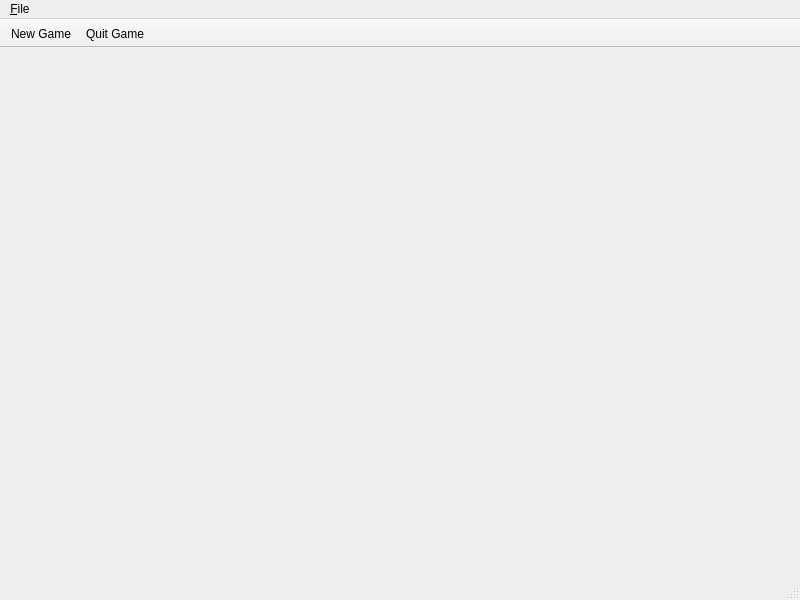
<?xml version="1.0" encoding="UTF-8"?>
<ui version="4.0">
 <class>MainWindow</class>
 <widget class="QMainWindow" name="MainWindow">
  <property name="geometry">
   <rect>
    <x>0</x>
    <y>0</y>
    <width>800</width>
    <height>600</height>
   </rect>
  </property>
  <property name="windowTitle">
   <string>TicToc fucking Toe</string>
  </property>
  <property name="windowIcon">
   <iconset resource="resources.qrc">
    <normaloff>:/icons/O3.png</normaloff>:/icons/O3.png</iconset>
  </property>
  <widget class="QWidget" name="centralwidget">
   <layout class="QGridLayout" name="gridLayout">
    <item row="2" column="0">
     <widget class="QLabel" name="player2">
      <property name="text">
       <string/>
      </property>
      <property name="alignment">
       <set>Qt::AlignRight|Qt::AlignTrailing|Qt::AlignVCenter</set>
      </property>
     </widget>
    </item>
    <item row="0" column="0">
     <widget class="QLabel" name="player1">
      <property name="text">
       <string/>
      </property>
      <property name="alignment">
       <set>Qt::AlignRight|Qt::AlignTrailing|Qt::AlignVCenter</set>
      </property>
     </widget>
    </item>
    <item row="1" column="0">
     <widget class="TicTacToeWidget" name="gameBoard" native="true"/>
    </item>
    <item row="2" column="1">
     <widget class="QLabel" name="symbolPlayer2">
      <property name="text">
       <string/>
      </property>
     </widget>
    </item>
    <item row="0" column="1">
     <widget class="QLabel" name="symbolPlayer1">
      <property name="text">
       <string/>
      </property>
     </widget>
    </item>
   </layout>
  </widget>
  <widget class="QMenuBar" name="menubar">
   <property name="geometry">
    <rect>
     <x>0</x>
     <y>0</y>
     <width>800</width>
     <height>23</height>
    </rect>
   </property>
   <widget class="QMenu" name="menu_File">
    <property name="title">
     <string>&amp;File</string>
    </property>
    <addaction name="startNewGame"/>
    <addaction name="separator"/>
    <addaction name="quit"/>
   </widget>
   <addaction name="menu_File"/>
  </widget>
  <widget class="QStatusBar" name="statusbar"/>
  <widget class="QToolBar" name="toolBar">
   <property name="windowTitle">
    <string>toolBar</string>
   </property>
   <property name="movable">
    <bool>false</bool>
   </property>
   <property name="orientation">
    <enum>Qt::Horizontal</enum>
   </property>
   <property name="iconSize">
    <size>
     <width>60</width>
     <height>60</height>
    </size>
   </property>
   <property name="toolButtonStyle">
    <enum>Qt::ToolButtonTextUnderIcon</enum>
   </property>
   <property name="floatable">
    <bool>false</bool>
   </property>
   <attribute name="toolBarArea">
    <enum>TopToolBarArea</enum>
   </attribute>
   <attribute name="toolBarBreak">
    <bool>false</bool>
   </attribute>
   <addaction name="startNewGame"/>
   <addaction name="quit"/>
  </widget>
  <action name="startNewGame">
   <property name="icon">
    <iconset resource="resources.qrc">
     <normaloff>:/icons/newgame.png</normaloff>:/icons/newgame.png</iconset>
   </property>
   <property name="text">
    <string>&amp;New Game</string>
   </property>
   <property name="toolTip">
    <string>Start new game</string>
   </property>
   <property name="shortcut">
    <string>Ctrl+N</string>
   </property>
  </action>
  <action name="quit">
   <property name="icon">
    <iconset resource="resources.qrc">
     <normaloff>:/icons/application-exit.png</normaloff>:/icons/application-exit.png</iconset>
   </property>
   <property name="text">
    <string>&amp;Quit Game</string>
   </property>
   <property name="toolTip">
    <string>Exti the program</string>
   </property>
   <property name="shortcut">
    <string>Ctrl+Q</string>
   </property>
  </action>
 </widget>
 <customwidgets>
  <customwidget>
   <class>TicTacToeWidget</class>
   <extends>QWidget</extends>
   <header>tictactoewidget.h</header>
   <container>1</container>
  </customwidget>
 </customwidgets>
 <resources>
  <include location="resources.qrc"/>
 </resources>
 <connections/>
</ui>
